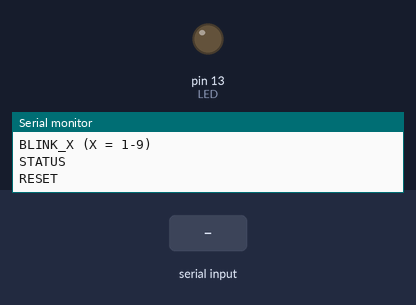
A sketch run on a simulated Arduino Uno, built with avr-gcc and run on an emulated ATmega328P. On the bench: output pins drawn as LEDs (lit = HIGH), the last lines printed to the serial monitor. Inputs (shaded band) come from the test bench.

Above: at 1.2 s.
1.3 s: "LED_ON\n" received over Serial
At 1.7 s:
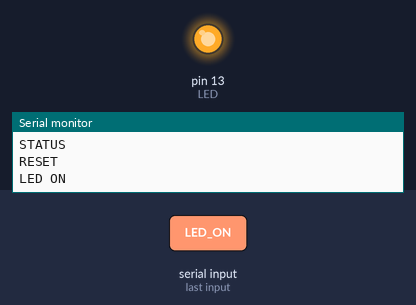
2.8 s: "LED_OFF\n" received over Serial
At 4.1 s:
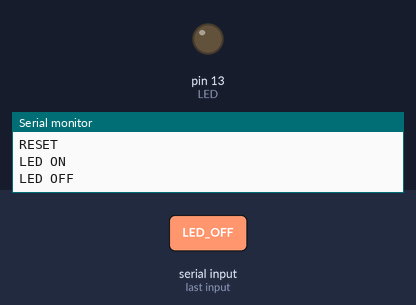
Timing chart, 0 to 5.8 s (numbered marks = the images above; inputs shaded):
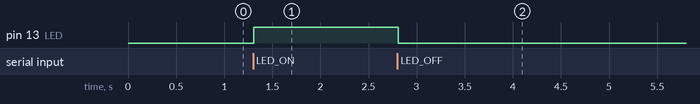

The sketch:

serial_command_interface.ino
```cpp
/*
-------------------------------------------------------
Project      : Serial Command Interface
Author       : Priyanshu Yadav
Roll Number  : 24BCA037
Description  :
Control the built-in LED using commands sent from
the Serial Monitor.
-------------------------------------------------------
*/

const int LED = LED_BUILTIN;

String command = "";
int blinkCounter = 0;
bool ledState = false;

void setup() {

  pinMode(LED, OUTPUT);
  digitalWrite(LED, LOW);

  Serial.begin(9600);

  Serial.println("=== Serial Command Interface ===");
  Serial.println("Commands:");
  Serial.println("LED_ON");
  Serial.println("LED_OFF");
  Serial.println("BLINK_X (X = 1-9)");
  Serial.println("STATUS");
  Serial.println("RESET");
}

void loop() {

  if (Serial.available()) {

    command = Serial.readStringUntil('\n');
    command.trim();

    if (command == "LED_ON") {

      digitalWrite(LED, HIGH);
      ledState = true;
      Serial.println("LED ON");

    }

    else if (command == "LED_OFF") {

      digitalWrite(LED, LOW);
      ledState = false;
      Serial.println("LED OFF");

    }

    else if (command.startsWith("BLINK_")) {

      int count = command.substring(6).toInt();

      if (count >= 1 && count <= 9) {

        for (int i = 0; i < count; i++) {

          digitalWrite(LED, HIGH);
          delay(300);

          digitalWrite(LED, LOW);
          delay(300);

        }

        blinkCounter += count;

        Serial.print("LED Blinked ");
        Serial.print(count);
        Serial.println(" times");

      }

      else {

        Serial.println("ERROR: Blink value must be between 1 and 9");

      }

    }

    else if (command == "STATUS") {

      Serial.println("------ STATUS ------");

      Serial.print("LED State : ");

      if (ledState)
        Serial.println("ON");
      else
        Serial.println("OFF");

      Serial.print("Blink Count : ");
      Serial.println(blinkCounter);

      Serial.println("--------------------");

    }

    else if (command == "RESET") {

      blinkCounter = 0;

      Serial.println("Blink Counter Reset");

    }

    else {

      Serial.println("ERROR: Unknown command");

    }

  }

}
```

Measured:
- after the input at 1.3 s, pin 13 (LED): LOW → HIGH at once
- after the input at 2.8 s, pin 13 (LED): HIGH → LOW at once
